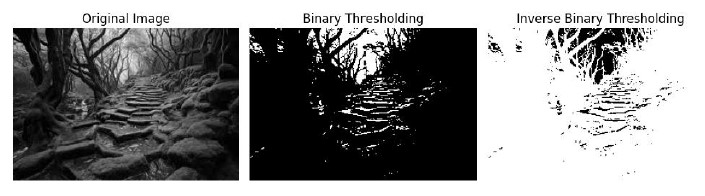
#> input picture BSCOMPUTER ENGINEERING/4th YEAR OF COMPUTER ENGINEERING/7th SEMESTER/DIGITAL IMAGE PROCESSING/PROGRAMS OF DIGITAL IMAGE PROCESSING(PART 2)/Screenshot 2024-10-26 122352.jpg, 705 x 196 px, given in place of Screenshot 2024-10-26 122352.jpeg, which was not available
$ python Thresholding.py
#> lines starting #> are read from the running program, lines starting #| are printed output that depends on the picture; after the words box and inside, x2 and y2 are one past the last pixel; in counts of white or black regions, pixels touching at a corner belong together; pictures that were not available may be replaced by others from this repository, and a replacement may not be noted
import cv2
import numpy as np
import matplotlib.pyplot as plt
# Load the image in grayscale
image = cv2.imread('Screenshot 2024-10-26 122352.jpeg', 0)
#> image is the input picture: shape (196, 705); min 0, max 255, mean 139.7
# Apply simple thresholding
# Threshold at 127, values above 127 are set to 255, below are set to 0
_, binary_image = cv2.threshold(image, 127, 255, cv2.THRESH_BINARY)
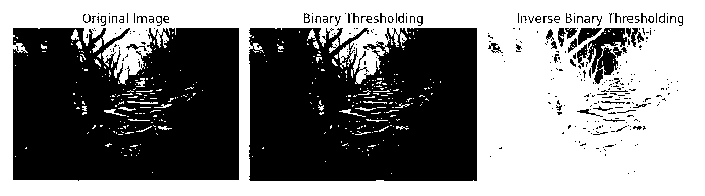
#> binary_image: shape (196, 705); 51.5% white; 309 black regions (263 under 20 px), largest, box (x1, y1, x2, y2) and area: (249, 28, 477, 181) 31790, (13, 28, 239, 181) 31169, (587, 28, 627, 84) 1132
# Apply inverse binary thresholding
_, binary_inv_image = cv2.threshold(image, 127, 255, cv2.THRESH_BINARY_INV)
# Display original and thresholded images
plt.figure(figsize=(10, 5))
plt.subplot(1, 3, 1)
plt.imshow(image, cmap='gray')
plt.title('Original Image')
plt.axis('off')
plt.subplot(1, 3, 2)
plt.imshow(binary_image, cmap='gray')
plt.title('Binary Thresholding')
plt.axis('off')
plt.subplot(1, 3, 3)
plt.imshow(binary_inv_image, cmap='gray')
plt.title('Inverse Binary Thresholding')
plt.axis('off')
plt.tight_layout()
plt.show()
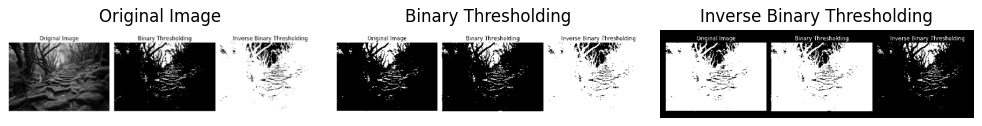
#> figure drawn by matplotlib, 3 panels

$ run again, with BSCOMPUTER ENGINEERING/4th YEAR OF COMPUTER ENGINEERING/7th SEMESTER/DIGITAL IMAGE PROCESSING/PROGRAMS OF DIGITAL IMAGE PROCESSING(PART 2)/Screenshot 2024-10-25 103016.jpg copied over BSCOMPUTER ENGINEERING/4th YEAR OF COMPUTER ENGINEERING/7th SEMESTER/DIGITAL IMAGE PROCESSING/PROGRAMS OF DIGITAL IMAGE PROCESSING(PART 2)/Screenshot 2024-10-26 122352.jpg
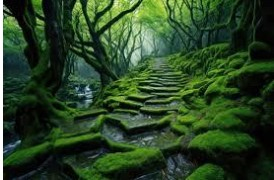
#> input picture BSCOMPUTER ENGINEERING/4th YEAR OF COMPUTER ENGINEERING/7th SEMESTER/DIGITAL IMAGE PROCESSING/PROGRAMS OF DIGITAL IMAGE PROCESSING(PART 2)/Screenshot 2024-10-25 103016.jpg, 274 x 180 px, given in place of Screenshot 2024-10-26 122352.jpeg, which was not available
#> `_, binary_image = cv2.threshold(image, 127, 255, cv2.THRESH_BINARY)`:
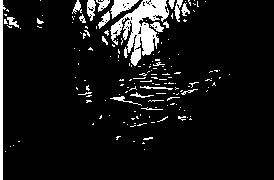
#> binary_image: shape (180, 274); 8.6% white; 166 white regions (143 under 20 px), largest, box (x1, y1, x2, y2) and area: (110, 0, 169, 66) 1683, (0, 0, 6, 180) 547, (110, 0, 139, 19) 267
#> `plt.show()`:
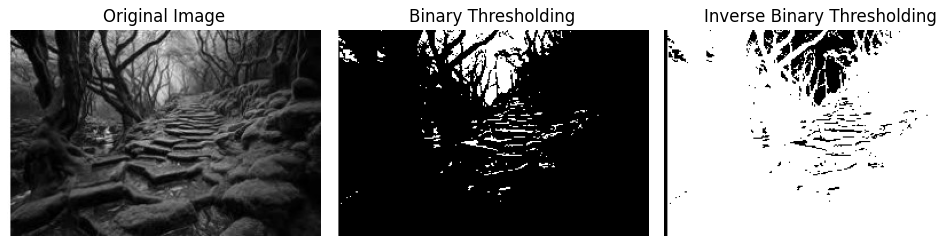
#> figure drawn by matplotlib, 3 panels

$ run again, with BSCOMPUTER ENGINEERING/4th YEAR OF COMPUTER ENGINEERING/7th SEMESTER/DIGITAL IMAGE PROCESSING/PROGRAMS OF DIGITAL IMAGE PROCESSING(PART 2)/Screenshot 2024-10-26 122930.jpg copied over BSCOMPUTER ENGINEERING/4th YEAR OF COMPUTER ENGINEERING/7th SEMESTER/DIGITAL IMAGE PROCESSING/PROGRAMS OF DIGITAL IMAGE PROCESSING(PART 2)/Screenshot 2024-10-26 122352.jpg
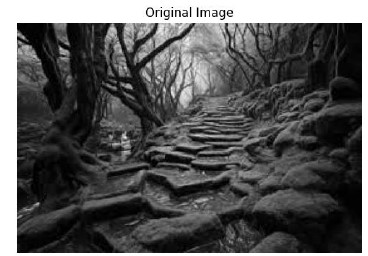
#> input picture BSCOMPUTER ENGINEERING/4th YEAR OF COMPUTER ENGINEERING/7th SEMESTER/DIGITAL IMAGE PROCESSING/PROGRAMS OF DIGITAL IMAGE PROCESSING(PART 2)/Screenshot 2024-10-26 122930.jpg, 368 x 256 px, given in place of Screenshot 2024-10-26 122352.jpeg, which was not available
#> image is the input picture: shape (256, 368); min 0, max 255, mean 87.7
#> `_, binary_image = cv2.threshold(image, 127, 255, cv2.THRESH_BINARY)`:
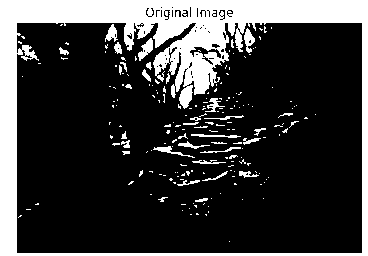
#> binary_image: shape (256, 368); 23.2% white; 198 white regions (163 under 20 px), largest, box (x1, y1, x2, y2) and area: (0, 0, 368, 256) 19172, (138, 38, 153, 61) 167, (244, 28, 255, 53) 149
#> `plt.show()`:
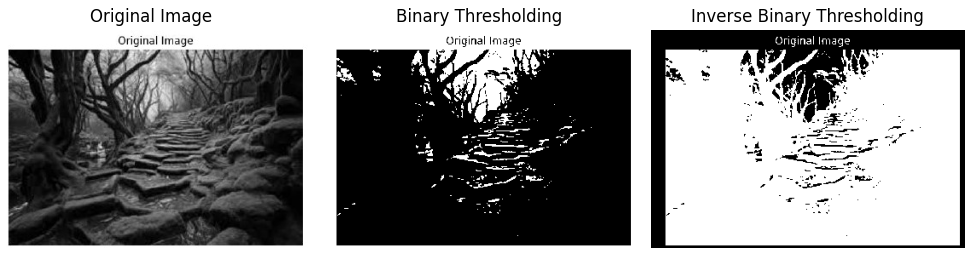
#> figure drawn by matplotlib, 3 panels
